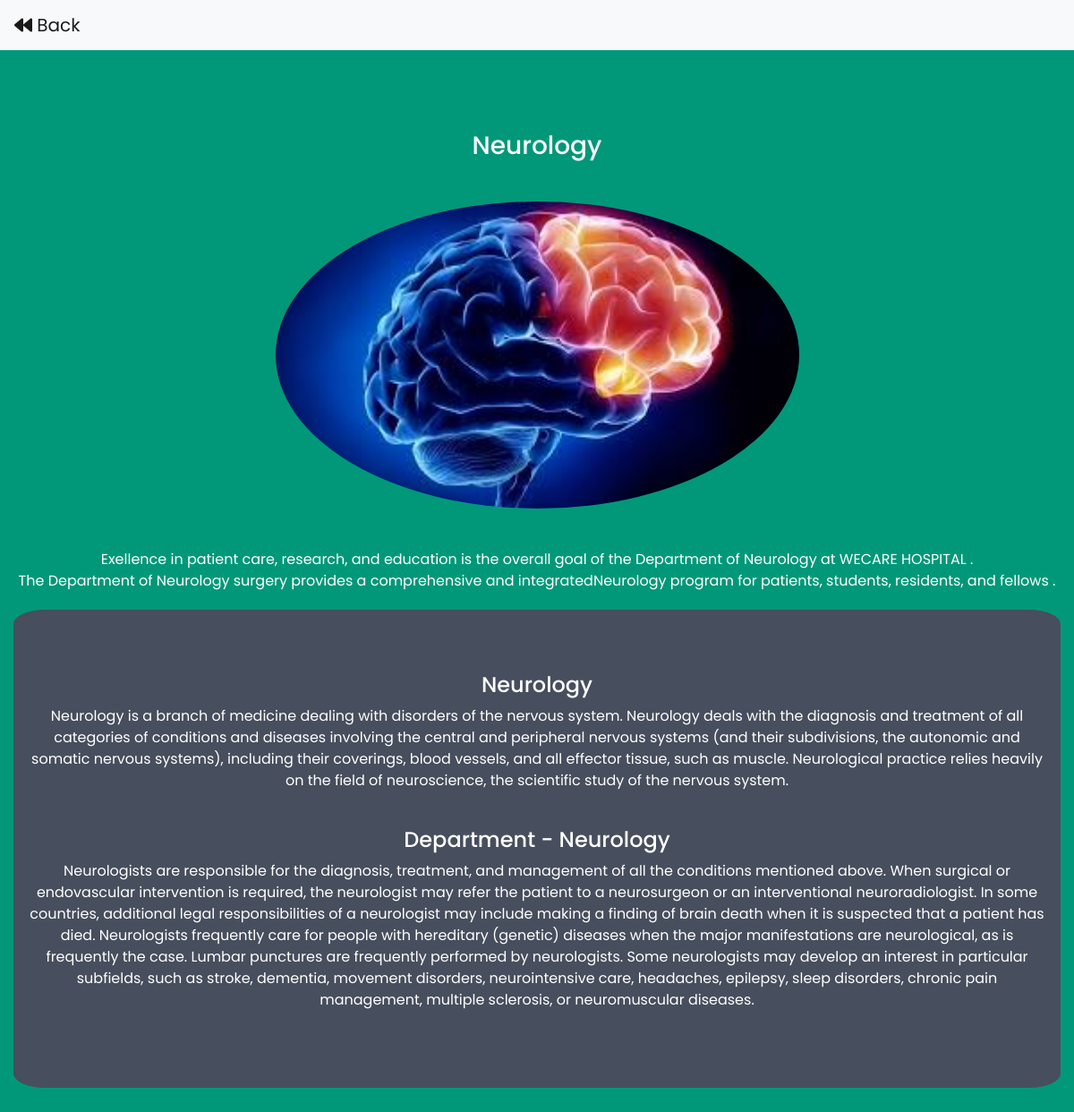
Screenshot of /department.php?name=Neurology with the database file from the repository.
### tables this page shows
CREATE TABLE `department` (
  `id` int(30) NOT NULL,
  `depart_name` varchar(30) NOT NULL,
  `depart_img` text NOT NULL,
  `depart_para1` text NOT NULL,
  `depart_para2` text NOT NULL,
  `depart_amt` int(11) NOT NULL,
  `depart_mrgtime` time NOT NULL,
  `depart_evetime` time NOT NULL
);

### department.php (the view)
<?php
include('includes/db_connect.php');
$depart_name= $_GET['name'];
$query = "SELECT * FROM `department` where depart_name='$depart_name'";
$query_run= mysqli_query($connect,$query);
$depart_img='';$depart_para1='';$depart_para2='';
while($row=mysqli_fetch_array($query_run)){
    $depart_img=$row['depart_img'];
    $depart_para1=$row['depart_para1'];
    $depart_para2=$row['depart_para2'];
}
?>
<?php include('includes/header.php');?>
<body>
    <nav class="navbar navbar-light bg-light sticky-top">
        <a class="navbar-brand" href="index.php"><i class="fas fa-backward"></i> Back</a>
    </nav>
    <div class="container-fluid bg-1 text-center">
        <h3 class="margin"><?php echo $depart_name;?></h3>
        <?php echo'
                <img src="assets/images&gif/Departments/'.$depart_img.'"class="img-responsive img-circle margin" alt="img not found" >
                <p>Exellence in patient care, research, and education is the overall goal of the Department of '.$depart_name.' at WECARE HOSPITAL . <br>	The Department of '.$depart_name.' surgery provides a comprehensive and integrated'.$depart_name.' program for patients, students, residents, and fellows .</p>
                <div class="container-fluid bg-2 text-center">
                <h4>'.$depart_name.'</h4>
                <p>'.$depart_para1.'</p>
                <br>
                <h4>Department - '.$depart_name.'</h4>
                <p>'.$depart_para2.'</p>
            </div>
        '
        ?>
    </div>
    <?php include('includes/footer.php');?>

### assets/css/department.css (style rules this page uses)
body { background-color: #009879; font-family: 'Poppins', sans-serif; }
p { font-size: 16px; }
.margin { margin-bottom: 45px; }
.bg-1 { background-color: #009879; color: #ffffff; }
.bg-2 { background-color: #474e5d; color: #ffffff; }
.container-fluid { padding-top: 70px; padding-bottom: 70px; }
.img-circle { width:50%; display:inline; border-radius:100%; }
.text-center { margin-top:20px; border-radius:3%; }

### rows the page displays
department: depart_img (picture), depart_para1 "Neurology is a branch of medicine dealing with disorders of the nervous system. Neurology deals with the diagnosis and treatment of all categories of conditions and diseases involving the central and peripheral nervous systems (and their subdivisions, the autonomic and somatic nervous systems), including their coverings, blood vessels, and all effector tissue, such as muscle. Neurological practice relies heavily on the field of neuroscience, the scientific study of the nervous system.", depart_para2 "Neurologists are responsible for the diagnosis, treatment, and management of all the conditions mentioned above. When surgical or endovascular intervention is required, the neurologist may refer the patient to a neurosurgeon or an interventional neuroradiologist. In some countries, additional legal responsibilities of a neurologist may include making a finding of brain death when it is suspected that a patient has died. Neurologists frequently care for people with hereditary (genetic) diseases when the major manifestations are neurological, as is frequently the case. Lumbar punctures are frequently performed by neurologists. Some neurologists may develop an interest in particular subfields,…"

### other values shown
$depart_name "Neurology"
